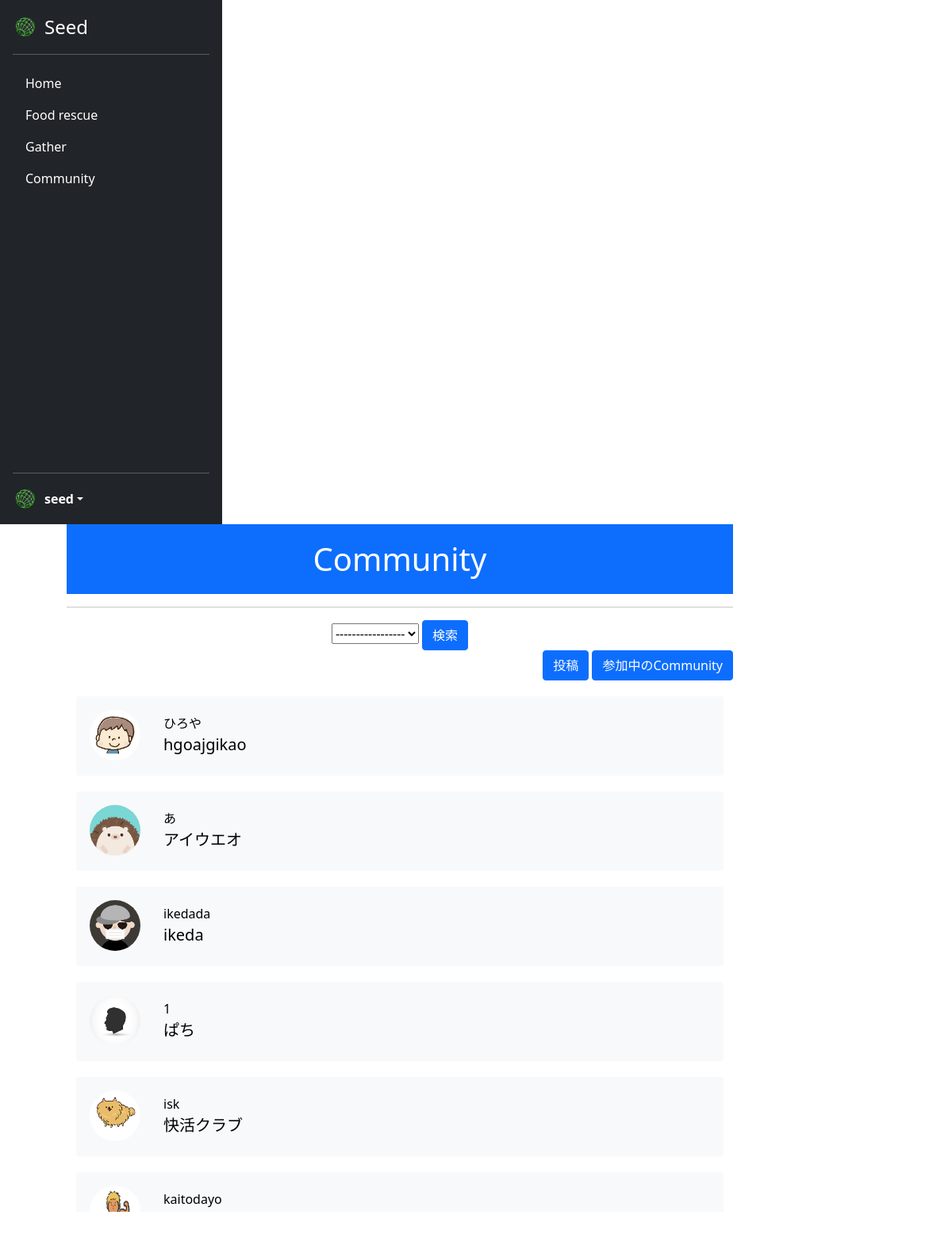
/community/ (signed in), run on the app's committed database.
### acount/models.py (models this page shows)
class CustomUser(AbstractUser):
    is_general = models.BooleanField(null=True ,default=True)
    is_active = models.BooleanField(null=True ,default=False)
    mission_point = models.IntegerField(null=False ,default=0)
    profile_pic = models.ImageField(null=False, upload_to='profile_pics')
    address = models.CharField(null=True, max_length=100, blank=True)

### seed/models.py (models this page shows)
class Community(models.Model):
    user = models.ForeignKey(CustomUser, verbose_name='ユーザー', on_delete=models.CASCADE)
    genre = models.ForeignKey(CommunityGenre, verbose_name='Community ジャンル', on_delete=models.CASCADE)
    title = models.CharField(verbose_name='Community タイトル', max_length=70)
    posted_at = models.DateTimeField(verbose_name='投稿日時', auto_now_add=True)
    best_answer = models.BooleanField(verbose_name='ベストアンサー', default=False)

### seed/views.py (the view)
# urls.py: path('community/', views.CommunityView.as_view(), name='community'),
class CommunityView(ListView):
    template_name = 'community.html'
    model = Community
    context_object_name = 'community_list'
    def get_queryset(self):
        return Community.objects.order_by('-posted_at')
    def get_context_data(self, **kwargs: Any):
        context = super().get_context_data(**kwargs)
        genre = CommunityGenre.objects.all()
        context['genre_list'] = genre
        return context

### seed/templates/community.html (shortened to what this page needs)
{% extends 'mypagebase.html' %}
{% load static %}
{% block content %}
<div class="text-center">
    <h1 class="title" style="background-color:#0d6efd; color:white;">Community</h1>
    <hr>
    <div>
        <div>
            <form method="POST" action="{% url 'seed:search_for_community_genre' %}">
                <select name="genre">
                    <option value selected>-----------------</option>
                </select>
                <input type="submit" value="検索" class="btn btn-primary">
            </form>
        </div>
        <div class="text-end" style="margin-bottom:20px;">
            <a class="btn btn-primary" href="{% url 'seed:communitypost' %}">投稿</a>
            <a class="btn btn-primary" href="{% url 'seed:community_joined' %}">参加中のCommunity</a>
        </div>
    </div>
    <div class="container">
        <div style="height: 650px; width:100%; overflow-y: scroll;">
            {% if community_list %}
                {% for community in community_list %}
                <a href="{% url 'seed:community_detail' community.id %}" style="text-decoration: none; color:black;">
                    <div class="bg-light p-3 rounded" style="height:100px; margin-bottom:20px;">
                        <table style="margin:auto;">
                            <tr>
                                <td  rowspan="2">
                                    <img src="{{ community.user.profile_pic.url}}" width="64" height="64" class="rounded-circle me-2">
                                </td>
                            </tr>
                            <tr>
                                <td width="100%" class="text-start" style="padding-left:20px">
                                    {{community.user.username}}<br>
                                    <span class="fs-5">{{community.title}}</span>
                                </td>
                            </tr>
                        </table>
                    </div>
                </a>
                {% endfor %}
            {% else %}
                <h3>投稿がありません</h3>
            {% endif %}
        </div>
    </div>
</div>
{% endblock %}

### seed/templates/mypagebase.html (shortened to what this page needs)
{% load static %}
<!DOCTYPE html>
<html lang="ja">
<head>
    <link href="https://cdn.jsdelivr.net/npm/bootstrap@5.0.2/dist/css/bootstrap.min.css" rel="stylesheet"
>
    <link rel="stylesheet" type="text/css" href="{% static 'css/style.css' %}">
</head>
<body class="mypage">
    {% if user.is_authenticated %}
    <main style="height:100vh;">
        <div style="display: flex; flex-wrap: wrap; height:100%;">
            <div>
                <div class="d-flex flex-column p-3 text-white bg-dark h-100" style="width: 280px; height:100%;">
                    <a href="{% url 'seed:mypage' %}"
                        class="d-flex align-items-center mb-3 mb-md-0 me-md-auto text-white text-decoration-none">
                        <img class="bi me-2" src="{% static 'assets/img/top/icon.png' %}" style="height:32px">
                        <span class="fs-4">Seed</span>
                    </a>
                    <hr>
                    <ul class="nav nav-pills flex-column mb-auto">
                        <li class="nav-item my-nav">
                            <a href="{% url 'seed:mypage' %}" class="nav-link text-white" aria-current="page">
                                Home
                            </a>
                        </li>
                        <li class="nav-item my-nav">
                            <a href="{% url 'seed:food_rescue' %}" class="nav-link text-white">
                                Food rescue
                            </a>
                        </li>
                        <li class="nav-item my-nav">
                            <a href="{% url 'seed:gather' %}" class="nav-link text-white">
                                Gather
                            </a>
                        </li>
                        <li class="nav-item my-nav">
                            <a href="{% url 'seed:community' %}" class="nav-link text-white">
                                Community
                            </a>
                        </li>
                    </ul>
                    <hr>
                    <div class="dropdown">
                        <a href="#" class="d-flex align-items-center text-white text-decoration-none dropdown-toggle"
                            id="dropdownUser1" data-bs-toggle="dropdown" aria-expanded="false">
                            <img src="{{ user.profile_pic.url }}" alt="" width="32" height="32"
                                class="rounded-circle me-2">
                            <strong>{{ user.username }}</strong>
                        </a>
                    </div>
                </div>
            </div>
            <div style="width:70%; margin-left: 7%;">
                {% block content %}
                {% endblock %}
            </div>
        </div>
    </main>
    {% endif %}
</body>
</html>

### static/css/style.css (style rules this page uses)
.title { padding: 20px 0px 20px 0px; }

### data on the page
CustomUser: profile_pic (picture), username "seed"
Community: user.profile_pic (picture), user.username "ひろや", title "hgoajgikao"
Community: user.profile_pic (picture), user.username "あ", title "アイウエオ"
Community: user.profile_pic (picture), user.username "ikedada", title "ikeda"
Community: user.profile_pic (picture), user.username "1", title "ぱち"
Community: user.profile_pic (picture), user.username "isk", title "快活クラブ"
Community: user.profile_pic (picture), user.username "kaitodayo"
